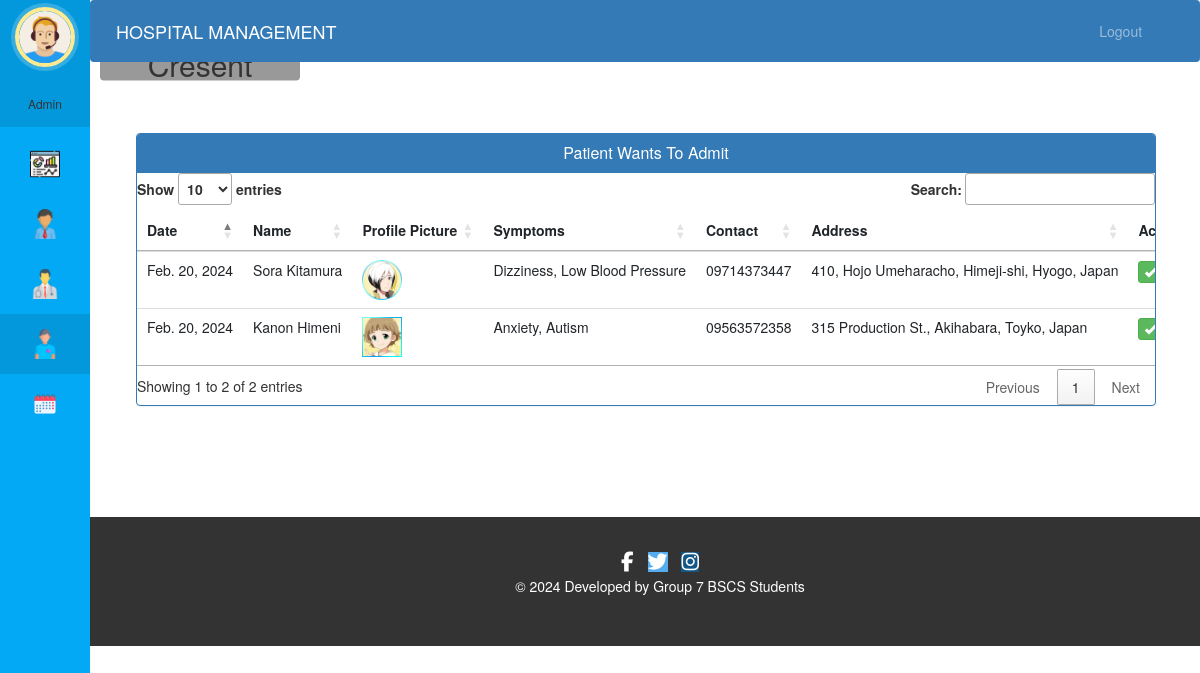
/admin-approve-patient (signed in), run on the app's committed database.
### hospital/models.py (models this page shows, shortened)
class Patient(models.Model):
    user = models.OneToOneField(User, on_delete=models.CASCADE)
    first_name = models.CharField(max_length=50)
    last_name = models.CharField(max_length=50)
    gender = models.CharField(max_length=10, choices=sex)  # New field
    date_of_birth = models.DateField()
    address = models.CharField(max_length=100)
    mobile = models.CharField(max_length=20)
    status = models.BooleanField(default=False)
    admit_date = models.DateField(auto_now=True)
    profile_pic = models.ImageField(upload_to='profile_pic/PatientProfilePic/', null=True, blank=True)
    assigned_doctor_id = models.PositiveIntegerField(null=False)
    assigned_doctor = models.CharField(max_length=50)
    symptoms = models.CharField(max_length=100)
    @property
    def get_name(self):
        return self.user.first_name + " " + self.user.last_name

### hospital/views.py (the view)
# urls.py: path('admin-approve-patient', views.admin_approve_patient_view,name='admin-approve-patient'),
@login_required(login_url='adminlogin')
@user_passes_test(is_admin)
def admin_approve_patient_view(request):
    patients=models.Patient.objects.all().filter(status=False)
    return render(request,'hospital/admin_approve_patient.html',{'patients':patients})

### hospital/views.py (called while the page is built)
def is_admin(user):
    return user.groups.filter(name='ADMIN').exists()

### templates/hospital/admin_approve_patient.html (shortened to what this page needs)
{% extends 'hospital/admin_base.html' %}
{% block content %}
{%load static%}
<head>
  <link href="//netdna.bootstrapcdn.com/bootstrap/3.0.0/css/bootstrap.min.css" rel="stylesheet" id="bootstrap-css">
  <link rel="stylesheet" href="//cdn.datatables.net/1.13.7/css/jquery.dataTables.min.css">
</head>
<div class="container-fluid view-patients-admit-panel">
  <div class="panel panel-primary">
    <div class="panel-heading">
      <h6 class="panel-title">Patient Wants To Admit</h6>
    </div>
    <div class="table-responsive">
      <table class="table table-hover" id="dev-table">
        <thead>
          <tr>
            <th>Date</th>
            <th>Name</th>
            <th>Profile Picture</th>
            <th>Symptoms</th>
            <th>Contact</th>
            <th>Address</th>
            <th>Action</th>
          </tr>
        </thead>
        <tbody>
          {% for p in patients %}
          <tr>
            <td>{{ p.admit_date }}</td>
            <td>{{ p.get_name }}</td>
            <td><img src="{{ p.profile_pic.url }}" alt="Profile Pic" height="40px" width="40px" /></td>
            <td>{{ p.symptoms }}</td>
            <td>{{ p.mobile }}</td>
            <td>{{ p.address }}</td>
            <td>
              <a class="btn btn-success btn-xs" href="{% url 'approve-patient' p.id %}"><span class="glyphicon glyphicon-ok"></span></a>
            </td>
          </tr>
          {% endfor %}
        </tbody>
      </table>
    </div>
  </div>
</div>
{% endblock content %}

### templates/hospital/admin_base.html (shortened to what this page needs)
<!DOCTYPE html>
{% load static %}
{% with current_page=request.path %}
<html lang="en">
<head>
  <link rel="stylesheet" href="https://stackpath.bootstrapcdn.com/bootstrap/4.3.1/css/bootstrap.min.css">
  <link rel="stylesheet" href="https://maxcdn.bootstrapcdn.com/font-awesome/4.7.0/css/font-awesome.min.css">
  <link rel="stylesheet" href="{% static '/style.css' %}">
</head>
<body>
  <nav class="menu" tabindex="0">
    <header class="avatar">
      {% if user.hospitalstaffadmin.profile_pic %}
        <img src="{{ user.hospitalstaffadmin.profile_pic.url }}" alt="Profile Pic"/>
      {% else %}
        <img src="{% static 'images/adminpropic.png' %}" alt="Default Profile Pic"/>
      {% endif %}
      <br><br>
      <h6>Admin</h6>
      <h2>{{ request.user.first_name }}</h2>
    </header>
    <ul>
      <li tabindex="0" id="adminDashboardIcon" class="icon-dashboard {% if 'dashboard' in request.path %}active{% endif %}">
      </li>
      {% if user.is_superuser %}
        <li tabindex="0" id="djangoAdminIcon" class="icon-admin">
        </li>
      {% endif %}
      <li tabindex="0" id="adminDoctorIcon" class="icon-customers {% if 'doctor' in request.path %}active{% endif %}">
      </li>
      <li tabindex="0" id="adminPatientIcon" class="icon-users {% if 'patient' in request.path %}active{% endif %}">
      </li>
      <li tabindex="0" id="adminAppointmentIcon" class="icon-calendar {% if 'appointment' in request.path %}active{% endif %}">
      </li>
    </ul>
  </nav>
{% endwith %}
<main>
    <div class="bs-example">
      <nav class="navbar navbar-expand-md navbar-dark fixed-top" style="background:#337AB7;">
          <a href="/admin-dashboard" class="navbar-brand">HOSPITAL MANAGEMENT</a>
          <div class="collapse navbar-collapse justify-content-between" id="navbarCollapse">
              <div class="navbar-nav" style="margin-left: 90%;">
                <form id="logoutForm" action="{% url 'logout' %}" method="post">
                  <a href="#" class="nav-item nav-link" id="logoutLink">Logout</a>
                </form>
              </div>
          </div>
      </nav>
  </div>
    <br><br>
    <div class="container-fluid">
        <div class="row">
            <div class="col-md-12">
                {% block content %}
                {% endblock %}
            </div>
        </div>
    </div>
    <br><br><br><br>
    {% include 'hospital/footer.html' %}
</main>
</body>
</html>

### static/style.css (style rules this page uses)
body { padding-left: 240px; }
main { position: relative; height: 100vh; }
.menu { background: #5bc995; height: 100vh; width: 240px; position: fixed; top: 0px; left: 0; z-index: 5; outline: none; }
.menu .avatar { background: rgba(0, 0, 0, 0.1); padding: 2em 0.5em; text-align: center; }
.menu .avatar img { width: 100px; border-radius: 50%; overflow: hidden; border: 4px solid #ffea92; box-shadow: 0 0 0 4px rgba(255, 255, 255, 0.2); }
.menu .avatar h2 { font-weight: normal; margin-bottom: 0; }
.menu ul { list-style: none; padding: 0.5em 0; margin: 0; }
.menu ul li { padding: 0.5em 1em 0.5em 3em; font-size: 0.95em; font-weight: regular; background-repeat: no-repeat; background-position: left 15px center; background-size: auto 20px; transition: all 0.15s linear; cursor: pointer; }
.menu ul li.icon-dashboard { background-image: url("http://www.entypo.com/images//gauge.svg"); }
.menu ul li.icon-customers { background-image: url("http://www.entypo.com/images//briefcase.svg"); }
.menu ul li.icon-users { background-image: url("http://www.entypo.com/images//users.svg"); }
.menu ul li.icon-calendar { background-image: url("http://www.entypo.com/images//calendar.svg"); }
a:link { text-decoration: none; }
.menu { top: 50px; }
h6 { color: white; }

### templates/hospital/admin_approve_patient.html (style rules this page uses)
a:link { text-decoration: none; }
h6 { text-align: center; }
.row { margin: 10px auto; }
.table-responsive { text-wrap: nowrap; padding: 0 0 0 0; }
.view-patients-admit-panel { width: 100%; height: 100%; position: relative; margin: 1px 1px 1px 1px; text-align: justify; }

### data on the page
Patient: admit_date "Feb. 20, 2024", get_name "Sora Kitamura", profile_pic (picture), symptoms "Dizziness, Low Blood Pressure", mobile "09714373447", address "410, Hojo Umeharacho, Himeji-shi, Hyogo, Japan"
Patient: admit_date "Feb. 20, 2024", get_name "Kanon Himeni", profile_pic (picture), symptoms "Anxiety, Autism", mobile "09563572358", address "315 Production St., Akihabara, Toyko, Japan"

### other printed values
{{ request.user.first_name }} "Cresent"
